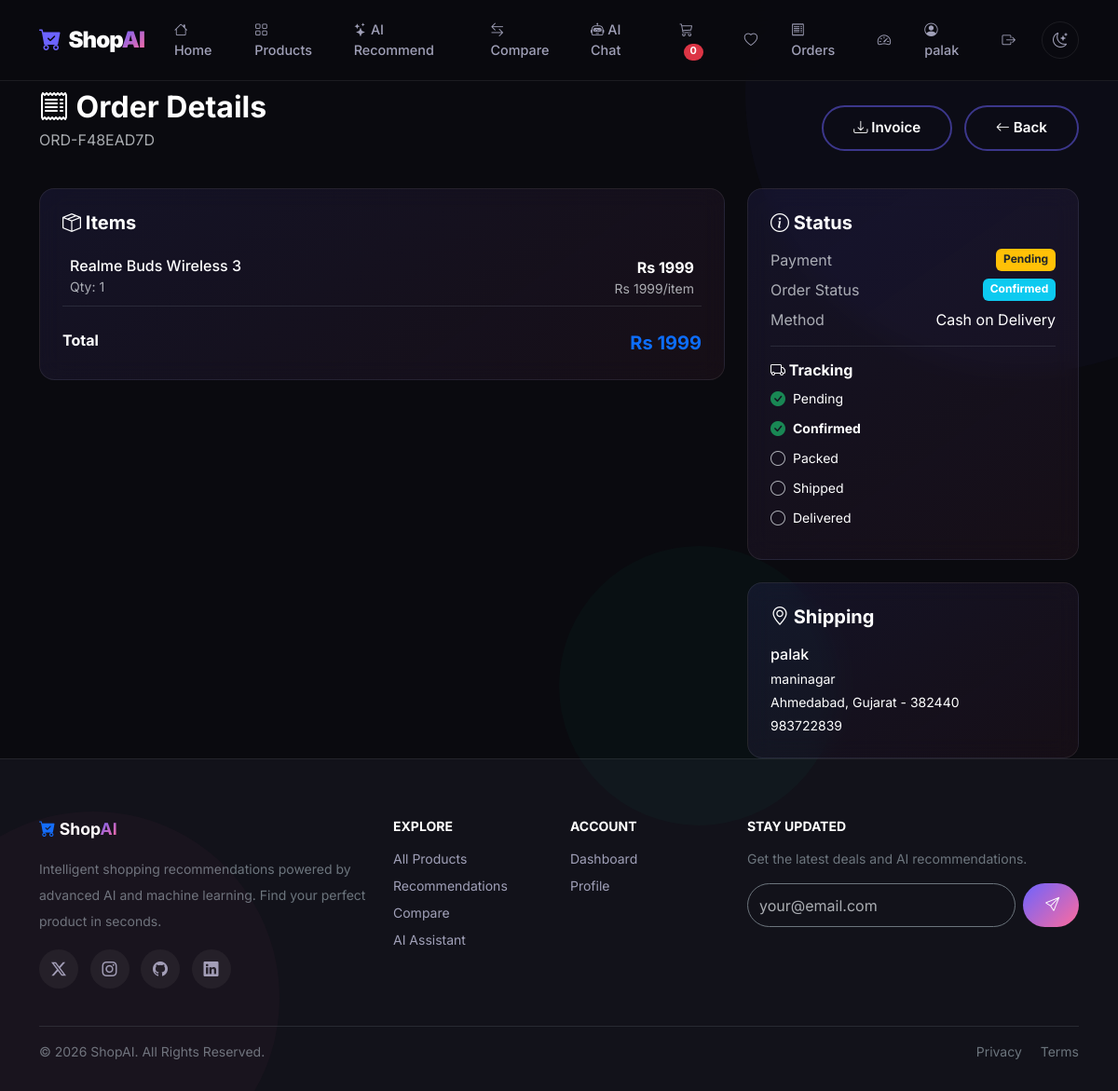
The app's page /orders/orders/2/ (signed in) with its own data.
### orders/models.py (models this page shows, shortened)
class Order(models.Model):
    PAYMENT_METHOD_CHOICES = [
        ('COD', 'Cash on Delivery'),
        ('UPI', 'UPI Payment'),
        ('CARD', 'Credit Card'),
        ('DEBIT', 'Debit Card'),
        ('NETBANKING', 'Net Banking'),
        ('WALLET', 'Wallet'),
        ('RAZORPAY', 'Razorpay'),
    ]
    PAYMENT_STATUS_CHOICES = [
        ('PENDING', 'Pending'),
        ('SUCCESS', 'Success'),
        ('FAILED', 'Failed'),
        ('REFUNDED', 'Refunded'),
    ]
    ORDER_STATUS_CHOICES = [
        ('PENDING', 'Pending'),
        ('CONFIRMED', 'Confirmed'),
        ('PACKED', 'Packed'),
        ('SHIPPED', 'Shipped'),
        ('DELIVERED', 'Delivered'),
        ('CANCELLED', 'Cancelled'),
    ]
    user = models.ForeignKey(settings.AUTH_USER_MODEL, on_delete=models.CASCADE, related_name='orders')
    order_id = models.CharField(max_length=20, unique=True, editable=False)
    name = models.CharField(max_length=200)
    email = models.EmailField()
    phone = models.CharField(max_length=15)
    address = models.TextField()
    city = models.CharField(max_length=100)
    state = models.CharField(max_length=100)
    pincode = models.CharField(max_length=10)
    total = models.DecimalField(max_digits=12, decimal_places=2, default=0)
    payment_method = models.CharField(max_length=20, choices=PAYMENT_METHOD_CHOICES)
    payment_status = models.CharField(max_length=20, choices=PAYMENT_STATUS_CHOICES, default='PENDING')
    order_status = models.CharField(max_length=20, choices=ORDER_STATUS_CHOICES, default='PENDING')
    razorpay_order_id = models.CharField(max_length=100, blank=True)
    razorpay_payment_id = models.CharField(max_length=100, blank=True)
    razorpay_signature = models.CharField(max_length=200, blank=True)
    created_at = models.DateTimeField(auto_now_add=True)
    updated_at = models.DateTimeField(auto_now=True)
    class Meta:
        ordering = ['-created_at']

class OrderItem(models.Model):
    order = models.ForeignKey(Order, on_delete=models.CASCADE, related_name='items')
    product = models.ForeignKey(Product, on_delete=models.SET_NULL, null=True)
    product_name = models.CharField(max_length=200)
    product_price = models.DecimalField(max_digits=10, decimal_places=2)
    quantity = models.PositiveIntegerField(default=1)
    @property
    def subtotal(self):
        return self.product_price * self.quantity

### orders/views.py (the view)
# urls.py: path('orders/<int:pk>/', views.order_detail, name='admin_order_detail'),
@login_required
def order_detail(request, pk):
    order = get_object_or_404(Order, pk=pk, user=request.user)
    return render(request, 'orders/order_detail.html', {'order': order})

### orders/templates/orders/order_detail.html (shortened to what this page needs)
{% extends 'base.html' %}
{% load static %}
{% load order_tags %}
{% block content %}
<div class="container mt-5 pt-5">
    <div class="d-flex align-items-center justify-content-between mb-4">
        <div>
            <h2 class="fw-bold mb-1"><i class="bi bi-receipt"></i> Order Details</h2>
            <p class="text-muted">{{ order.order_id }}</p>
        </div>
        <div>
            <a href="{% url 'order_invoice' order.pk %}" class="btn btn-outline-premium me-2"><i class="bi bi-download"></i> Invoice</a>
            <a href="{% url 'my_orders' %}" class="btn btn-outline-premium"><i class="bi bi-arrow-left"></i> Back</a>
        </div>
    </div>
    <div class="row g-4">
        <div class="col-lg-8">
            <div class="glass-card p-4 mb-4">
                <h5 class="fw-bold mb-3"><i class="bi bi-box-seam"></i> Items</h5>
                {% for item in order.items.all %}
                <div class="d-flex justify-content-between align-items-center p-2 border-bottom border-secondary border-opacity-25">
                    <div>
                        <h6 class="mb-0">{{ item.product_name }}</h6>
                        <small class="text-muted">Qty: {{ item.quantity }}</small>
                    </div>
                    <div class="text-end">
                        <span class="fw-bold">Rs {{ item.subtotal|floatformat:0 }}</span>
                        <small class="d-block text-muted">Rs {{ item.product_price|floatformat:0 }}/item</small>
                    </div>
                </div>
                {% endfor %}
                <div class="d-flex justify-content-between mt-3 pt-2">
                    <strong>Total</strong>
                    <strong class="text-primary fs-5">Rs {{ order.total|floatformat:0 }}</strong>
                </div>
            </div>
        </div>
        <div class="col-lg-4">
            <div class="glass-card p-4 mb-4">
                <h5 class="fw-bold mb-3"><i class="bi bi-info-circle"></i> Status</h5>
                <div class="d-flex justify-content-between mb-2">
                    <span class="text-muted">Payment</span>
                    <span class="badge {% if order.payment_status == 'SUCCESS' %}bg-success{% elif order.payment_status == 'FAILED' %}bg-danger{% else %}bg-warning text-dark{% endif %}">
                        {{ order.get_payment_status_display }}
                    </span>
                </div>
                <div class="d-flex justify-content-between mb-2">
                    <span class="text-muted">Order Status</span>
                    <span class="badge {% if order.order_status == 'DELIVERED' %}bg-success{% elif order.order_status == 'CANCELLED' %}bg-danger{% else %}bg-info{% endif %}">
                        {{ order.get_order_status_display }}
                    </span>
                </div>
                <div class="d-flex justify-content-between mb-2">
                    <span class="text-muted">Method</span>
                    <span>{{ order.get_payment_method_display }}</span>
                </div>
                <hr class="border-secondary">
                <h6 class="fw-bold mb-2"><i class="bi bi-truck"></i> Tracking</h6>
                <div class="timeline">
                    {% for status in 'PENDING CONFIRMED PACKED SHIPPED DELIVERED'|split %}
                    <div class="d-flex align-items-center mb-2">
                        {% if order.order_status == status or status == 'PENDING' and order.order_status in 'CONFIRMED PACKED SHIPPED DELIVERED' or status == 'CONFIRMED' and order.order_status in 'PACKED SHIPPED DELIVERED' or status == 'PACKED' and order.order_status in 'SHIPPED DELIVERED' or status == 'SHIPPED' and order.order_status == 'DELIVERED' %}
                        <i class="bi bi-check-circle-fill text-success me-2"></i>
                        {% else %}
                        <i class="bi bi-circle text-muted me-2"></i>
                        {% endif %}
                        <small class="{% if order.order_status == status %}fw-bold{% endif %}">{{ status|title }}</small>
                    </div>
                    {% endfor %}
                </div>
            </div>
            <div class="glass-card p-4">
                <h5 class="fw-bold mb-3"><i class="bi bi-geo-alt"></i> Shipping</h5>
                <p class="mb-1 fw-medium">{{ order.name }}</p>
                <p class="mb-1 small">{{ order.address }}</p>
                <p class="mb-1 small">{{ order.city }}, {{ order.state }} - {{ order.pincode }}</p>
                <p class="mb-0 small">{{ order.phone }}</p>
            </div>
        </div>
    </div>
</div>
{% endblock %}

### templates/base.html (shortened to what this page needs)
<!DOCTYPE html>
<html lang="en" data-bs-theme="dark">
<head>
    <link href="https://cdn.jsdelivr.net/npm/bootstrap@5.3.3/dist/css/bootstrap.min.css" rel="stylesheet">
    <link rel="stylesheet" href="https://cdn.jsdelivr.net/npm/bootstrap-icons@1.11.3/font/bootstrap-icons.min.css">
</head>
<body>
    <div class="floating-shapes">
        <div class="shape shape-1"></div>
        <div class="shape shape-3"></div>
    </div>
    <nav class="navbar navbar-expand-lg navbar-dark fixed-top">
        <div class="container">
            <a class="navbar-brand" href="{% url 'home' %}">
                <i class="bi bi-cart-check-fill"></i> Shop<span class="gradient-text">AI</span>
            </a>
            <div class="collapse navbar-collapse" id="navbarNav">
                <ul class="navbar-nav me-auto">
                    <li class="nav-item"><a class="nav-link" href="{% url 'home' %}"><i class="bi bi-house"></i> Home</a></li>
                    <li class="nav-item"><a class="nav-link" href="{% url 'product_list' %}"><i class="bi bi-grid"></i> Products</a></li>
                    <li class="nav-item"><a class="nav-link" href="{% url 'recommend' %}"><i class="bi bi-stars"></i> AI Recommend</a></li>
                    <li class="nav-item"><a class="nav-link" href="{% url 'compare_products' %}"><i class="bi bi-arrow-left-right"></i> Compare</a></li>
                    <li class="nav-item"><a class="nav-link" href="{% url 'chatbot_view' %}"><i class="bi bi-robot"></i> AI Chat</a></li>
                </ul>
                <ul class="navbar-nav align-items-center gap-1">
                    {% if user.is_authenticated %}
                        <li class="nav-item"><a class="nav-link position-relative" href="{% url 'cart_view' %}"><i class="bi bi-cart3"></i><span class="badge bg-danger rounded-pill ms-1" id="cart-count">0</span></a></li>
                        <li class="nav-item"><a class="nav-link" href="{% url 'wishlist_view' %}"><i class="bi bi-heart"></i></a></li>
                        <li class="nav-item"><a class="nav-link" href="{% url 'my_orders' %}"><i class="bi bi-receipt"></i> Orders</a></li>
                        <li class="nav-item"><a class="nav-link" href="{% url 'dashboard' %}"><i class="bi bi-speedometer2"></i></a></li>
                        <li class="nav-item"><a class="nav-link" href="{% url 'profile' %}"><i class="bi bi-person-circle"></i> {{ user.username }}</a></li>
                        <li class="nav-item">
                            <form id="logout-form" action="{% url 'logout' %}" method="post" style="display:inline;">
                                <button type="submit" class="nav-link text-danger border-0 bg-transparent" style="cursor:pointer;"><i class="bi bi-box-arrow-right"></i></button>
                            </form>
                        </li>
                    {% else %}
                        <li class="nav-item"><a class="nav-link" href="{% url 'login' %}"><i class="bi bi-box-arrow-in-right"></i> Login</a></li>
                        <li class="nav-item"><a class="btn btn-premium btn-sm ms-2 py-2 px-3" href="{% url 'register' %}"><i class="bi bi-person-plus"></i> Sign Up</a></li>
                    {% endif %}
                    <li class="nav-item ms-2">
                        <button class="theme-toggle" id="themeToggle" title="Toggle theme">
                            <i class="bi bi-moon-stars"></i>
                        </button>
                    </li>
                </ul>
            </div>
        </div>
    </nav>
    <main style="flex:1; position: relative; z-index: 1;">
        {% block content %}{% endblock %}
    </main>
    <footer class="footer">
        <div class="container">
            <div class="row g-4 pb-4">
                <div class="col-lg-4">
                    <h5 class="text-white"><i class="bi bi-cart-check-fill text-primary"></i> Shop<span class="gradient-text">AI</span></h5>
                    <p class="text-secondary small lh-lg mt-2">Intelligent shopping recommendations powered by advanced AI and machine learning. Find your perfect product in seconds.</p>
                    <div class="mt-3">
                        <a href="#" class="social-link"><i class="bi bi-twitter-x"></i></a>
                        <a href="#" class="social-link"><i class="bi bi-instagram"></i></a>
                        <a href="#" class="social-link"><i class="bi bi-github"></i></a>
                        <a href="#" class="social-link"><i class="bi bi-linkedin"></i></a>
                    </div>
                </div>
                <div class="col-6 col-lg-2">
                    <h6 class="text-white text-uppercase small fw-bold tracking-wide">Explore</h6>
                    <ul class="list-unstyled small mt-3">
                        <li class="mb-2"><a href="{% url 'product_list' %}">All Products</a></li>
                        <li class="mb-2"><a href="{% url 'recommend' %}">Recommendations</a></li>
                        <li class="mb-2"><a href="{% url 'compare_products' %}">Compare</a></li>
                        <li class="mb-2"><a href="{% url 'chatbot_view' %}">AI Assistant</a></li>
                    </ul>
                </div>
                <div class="col-6 col-lg-2">
                    <h6 class="text-white text-uppercase small fw-bold tracking-wide">Account</h6>
                    <ul class="list-unstyled small mt-3">
                        {% if user.is_authenticated %}
                            <li class="mb-2"><a href="{% url 'dashboard' %}">Dashboard</a></li>
                            <li class="mb-2"><a href="{% url 'profile' %}">Profile</a></li>
                        {% else %}
                            <li class="mb-2"><a href="{% url 'login' %}">Login</a></li>
                            <li class="mb-2"><a href="{% url 'register' %}">Register</a></li>
                        {% endif %}
                    </ul>
                </div>
                <div class="col-lg-4">
                    <h6 class="text-white text-uppercase small fw-bold tracking-wide">Stay Updated</h6>
                    <p class="text-secondary small mt-3">Get the latest deals and AI recommendations.</p>
                    <form class="d-flex gap-2">
                        <input type="email" class="form-control bg-transparent border-secondary text-white" placeholder="your@email.com" style="border-radius: 50px;">
                        <button type="submit" class="btn btn-premium px-4"><i class="bi bi-send"></i></button>
                    </form>
                </div>
            </div>
            <hr class="border-secondary opacity-25 my-3">
            <div class="d-flex flex-wrap justify-content-between align-items-center">
                <p class="small text-secondary mb-0">&copy; 2026 ShopAI. All Rights Reserved.</p>
                <div class="small text-secondary">
                    <span class="me-3">Privacy</span>
                    <span>Terms</span>
                </div>
            </div>
        </div>
    </footer>
</body>
</html>

### records on screen
Order: order_id "ORD-F48EAD7D", total "1999", payment_status "Pending", order_status "Confirmed", payment_method "Cash on Delivery", name "palak", address "maninagar", city "Ahmedabad", state "Gujarat", pincode "382440", phone "983722839"
OrderItem: product_name "Realme Buds Wireless 3", quantity "1", subtotal "1999", product_price "1999"

### other values on screen
{{ user.username }} "palak"
{{ status|title }} "Pending" "Confirmed" "Packed" "Shipped" "Delivered"
